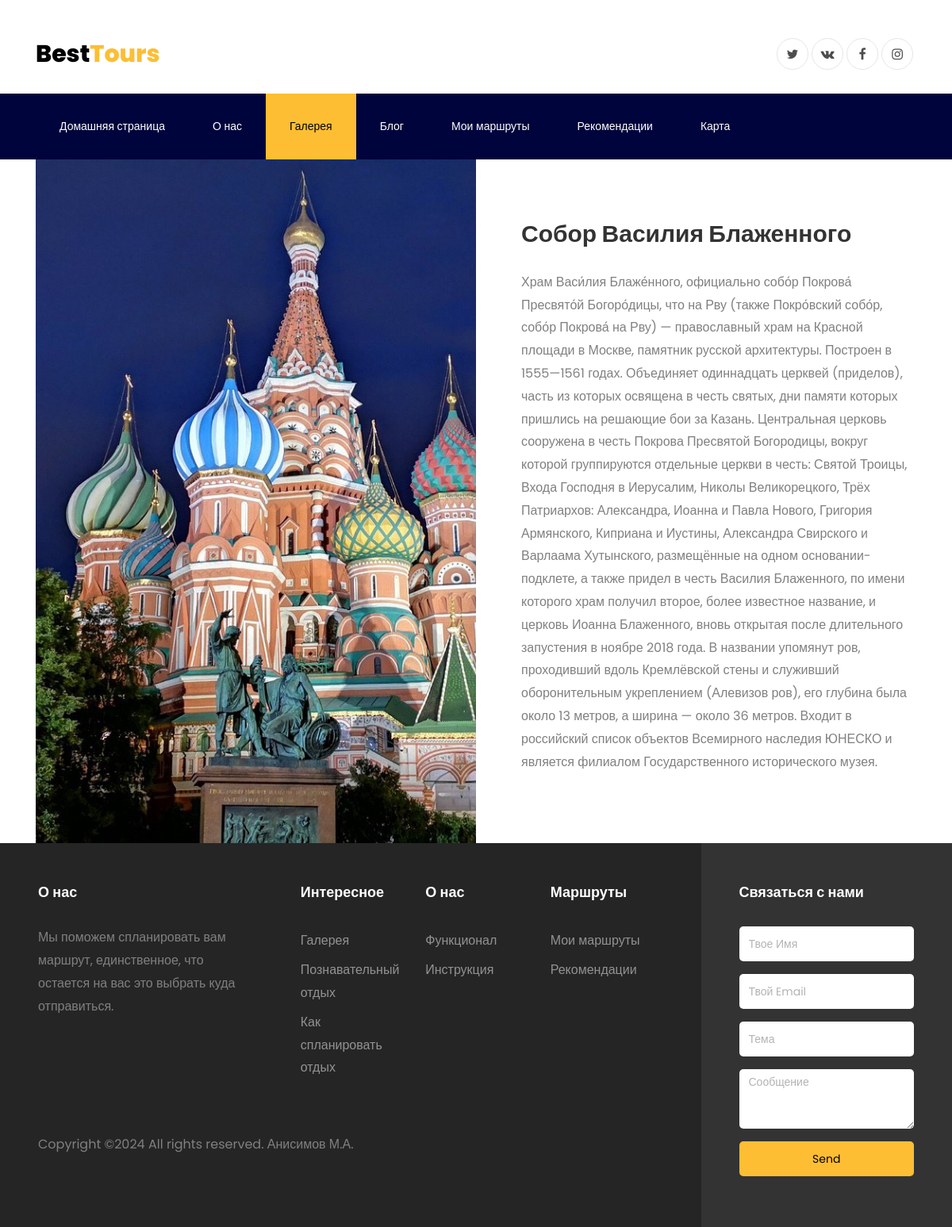
Page /attraction/2 on the committed database.
### WebSite/models.py (models this page shows)
class Attractions(models.Model):
    name = models.CharField(max_length=100)
    img_link = models.CharField(max_length=30)
    address = models.TextField(null=True, default=None)
    latitude = models.CharField(max_length=100, null=True, default=None)
    longitude = models.CharField(max_length=100, null=True, default=None)
    short_description = models.TextField(null=True, default=None)
    nearest_node = models.IntegerField(null=True, default=None)

### WebSite/views.py (the view)
# urls.py: path('attraction/<int:attraction_id>', views.attraction),
def attraction(request, attraction_id):
    try:
        cur_attraction = Attractions.objects.get(id=attraction_id)
        name = cur_attraction.name
        img_link = f"images/attraction/{cur_attraction.img_link}"
        print(img_link)
        description = cur_attraction.short_description
        data = {"name": name, "img_link": img_link, "description": description}
        return render(request, "attraction.html", context=data)
    except ObjectDoesNotExist:
        redirect('/')

### WebSite/templates/attraction.html
{% extends "base.html" %}
{% load static %}
{% block p3 %}active{% endblock p3 %}
{% block content %}
    <section class="ftco-section ftco-no-pt ftco-no-pb">
    	<div class="container">
    		<div class="row d-flex no-gutters">
    			<div class="col-md-6 d-flex">
    				<div class="img img-video d-flex align-self-stretch align-items-center justify-content-center justify-content-md-end"
                         style="background-image:url('{% static img_link %}');">
    				</div>
    			</div>
    			<div class="col-md-6 pl-md-5">
    				<div class="row justify-content-start py-5">
		          <div class="col-md-12 heading-section ftco-animate pl-md-4 py-md-4">
		            <h2 class="mb-4">{{ name }}</h2>
		            <p>{{ description }}</p>
		          </div>
		        </div>
	        </div>
        </div>
    	</div>
    </section>
{% endblock %}

### rows in the picture
Attractions: name "Собор Василия Блаженного", short_description "Храм Васи́лия Блаже́нного, официально собо́р Покрова́ Пресвято́й Богоро́дицы, что на Рву (также Покро́вский собо́р, собо́р Покрова́ на Рву) — православный храм на Красной площади в Москве, памятник русской архитектуры. Построен в 1555—1561 годах. Объединяет одиннадцать церквей (приделов), часть из которых освящена в честь святых, дни памяти которых пришлись на решающие бои за Казань. Центральная церковь сооружена в честь Покрова Пресвятой Богородицы, вокруг которой группируются отдельные церкви в честь: Святой Троицы, Входа Господня в Иерусалим, Николы Великорецкого, Трёх Патриархов: Александра, Иоанна и Павла Нового, Григория Армянского, Киприана и Иустины, Александра Свирского и Варлаама…"
